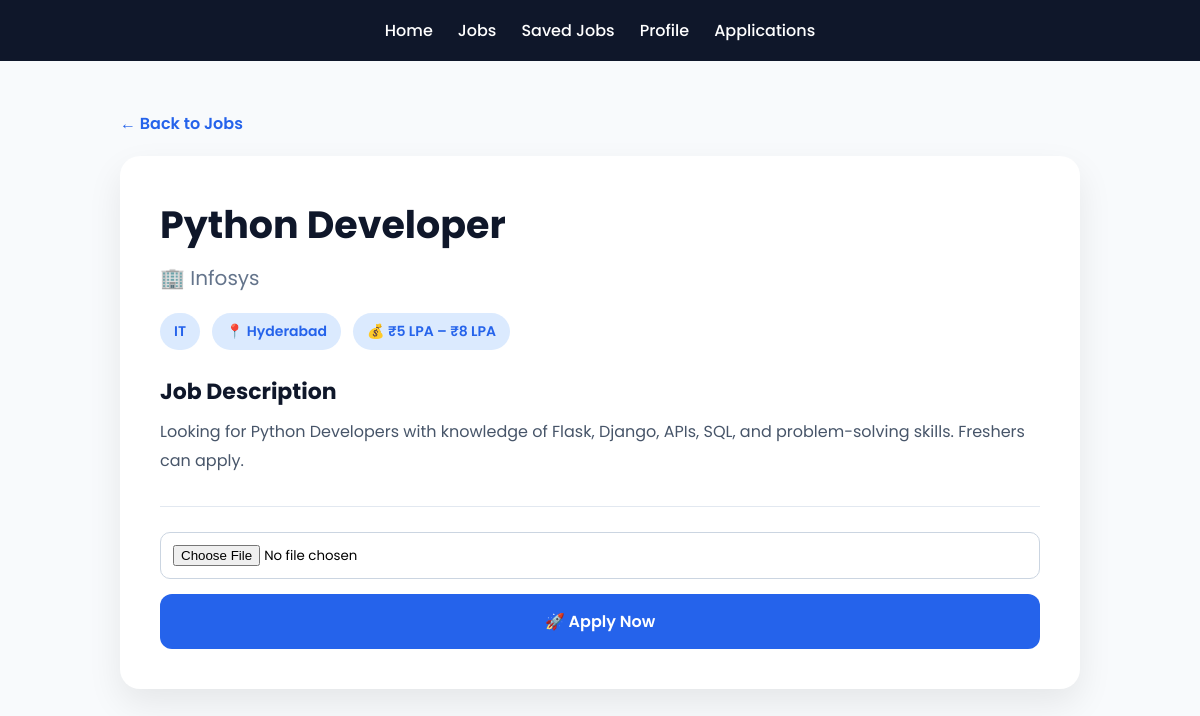
The page /job/4 on the database its author committed.
### tables this page shows
CREATE TABLE jobs(
id INTEGER PRIMARY KEY AUTOINCREMENT,
title TEXT,
company TEXT,
category TEXT,
description TEXT,
location TEXT,
salary TEXT
, job_type TEXT);

### app.py (the view)
@app.route("/job/<int:id>")
def job_detail(id):
    conn = get_db()
    job = conn.execute(
        "SELECT * FROM jobs WHERE id=?",
        (id,)
    ).fetchone()
    return render_template("job_detail.html", job=job)

### app.py (called while the page is built)
def get_db():
    db_path = os.path.join(os.getcwd(), "database.db")
    print("Using DB:", db_path)   # 👈 DEBUG (important)
    conn = sqlite3.connect(db_path)
    conn.row_factory = sqlite3.Row  # ⭐ professional upgrade
    return conn

### templates/job_detail.html (shortened to what this page needs)
<!DOCTYPE html>
<html lang="en">
<head>
</head>
<body>
<div class="navbar">
<a href="/">Home</a>
<a href="/jobs">Jobs</a>
<a href="/saved_jobs">Saved Jobs</a>
<a href="/profile">Profile</a>
<a href="/my_applications">Applications</a>
</div>
<div class="container">
<a href="/jobs" class="back-btn">
← Back to Jobs
</a>
<div class="job-card">
<h1 class="job-title">
{{ job[1] }}
</h1>
<div class="company">
🏢 {{ job[2] }}
</div>
<div class="badges">
{% if job[3] %} <span class="badge">
{{ job[3] }} </span>
{% endif %}
{% if job[5] %} <span class="badge">
📍 {{ job[5] }} </span>
{% endif %}
{% if job[6] %} <span class="badge">
💰 {{ job[6] }} </span>
{% endif %}
</div>
<h3 class="section-title">
Job Description
</h3>
<p class="description">
{{ job[4] }}
</p>
<div class="apply-box">
<form action="/apply/{{ job[0] }}" method="POST" enctype="multipart/form-data">
<input
type="file"
name="resume"
required>
<button type="submit">
🚀 Apply Now
</button>
</form>
</div>
</div>
</div>
</body>
</html>

### templates/job_detail.html (style rules this page uses)
* { margin:0; padding:0; box-sizing:border-box; font-family:'Poppins',sans-serif; }
body { background:#f8fafc; min-height:100vh; }
.navbar { background:#0f172a; padding:18px 40px; display:flex; justify-content:center; gap:25px; flex-wrap:wrap; }
.navbar a { color:white; text-decoration:none; font-weight:500; }
.container { max-width:1000px; margin:50px auto; padding:0 20px; }
.job-card { background:white; border-radius:20px; padding:40px; box-shadow:0 15px 35px rgba(0,0,0,.08); }
.job-title { font-size:38px; font-weight:700; color:#0f172a; margin-bottom:10px; }
.company { font-size:20px; color:#64748b; margin-bottom:20px; }
.badges { display:flex; gap:12px; flex-wrap:wrap; margin-bottom:25px; }
.badge { background:#dbeafe; color:#2563eb; padding:8px 14px; border-radius:25px; font-size:14px; font-weight:600; }
.section-title { margin-top:25px; margin-bottom:10px; color:#0f172a; font-size:22px; }
.description { color:#475569; line-height:1.8; }
.apply-box { margin-top:30px; padding-top:25px; border-top:1px solid #e2e8f0; }
input[type=file] { width:100%; padding:12px; border:1px solid #cbd5e1; border-radius:10px; margin-bottom:15px; }
button { width:100%; padding:15px; border:none; border-radius:12px; background:#2563eb; color:white; font-size:16px; font-weight:600; cursor:pointer; transition:.3s; }
.back-btn { display:inline-block; margin-bottom:20px; text-decoration:none; color:#2563eb; font-weight:600; }

### rows shown on the page
jobs: title "Python Developer", company "Infosys", category "IT", location "Hyderabad", salary "₹5 LPA – ₹8 LPA", description "Looking for Python Developers with knowledge of Flask, Django, APIs, SQL, and problem-solving skills. Freshers can apply."
